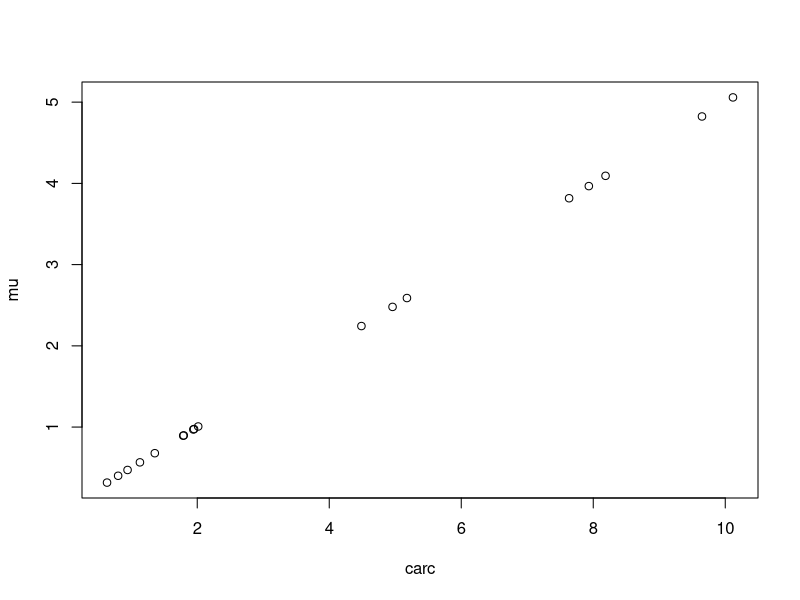
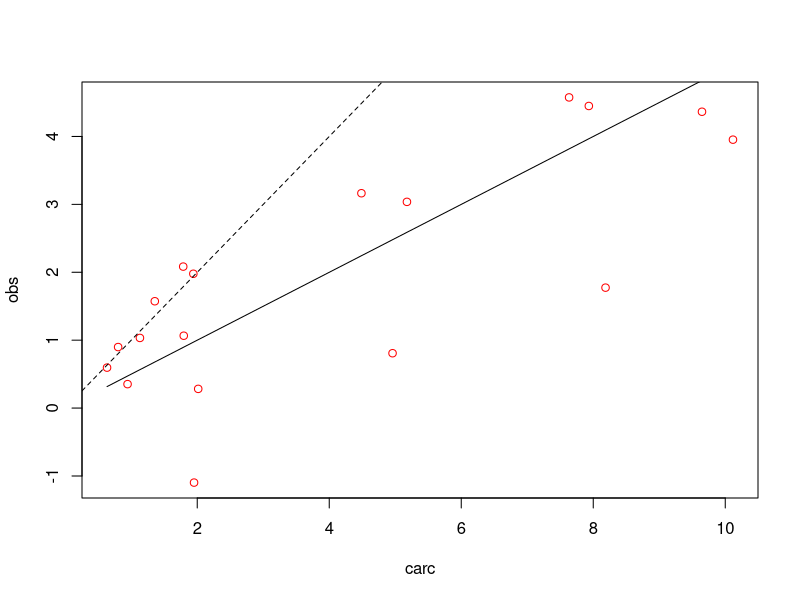
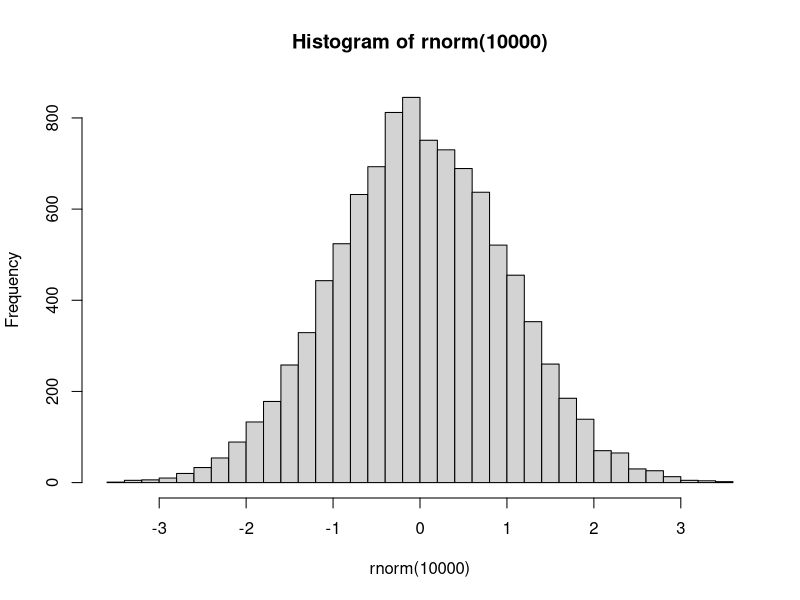
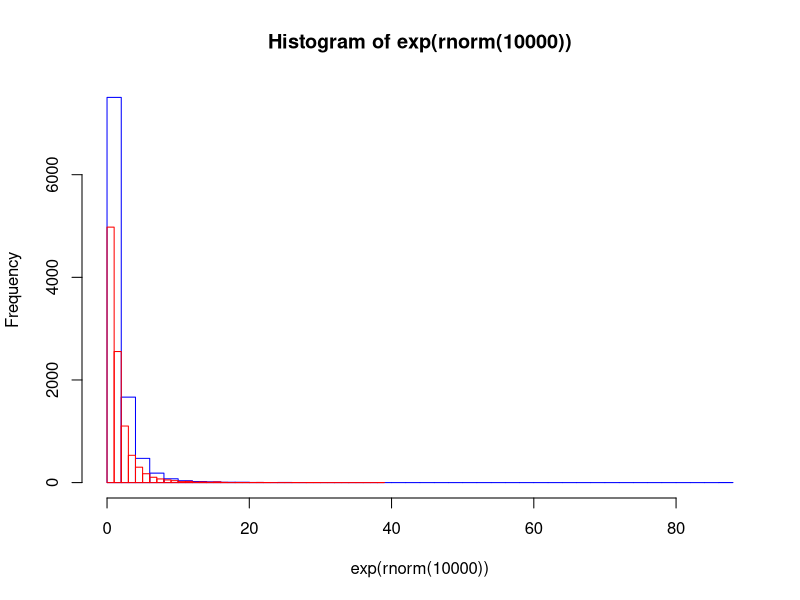
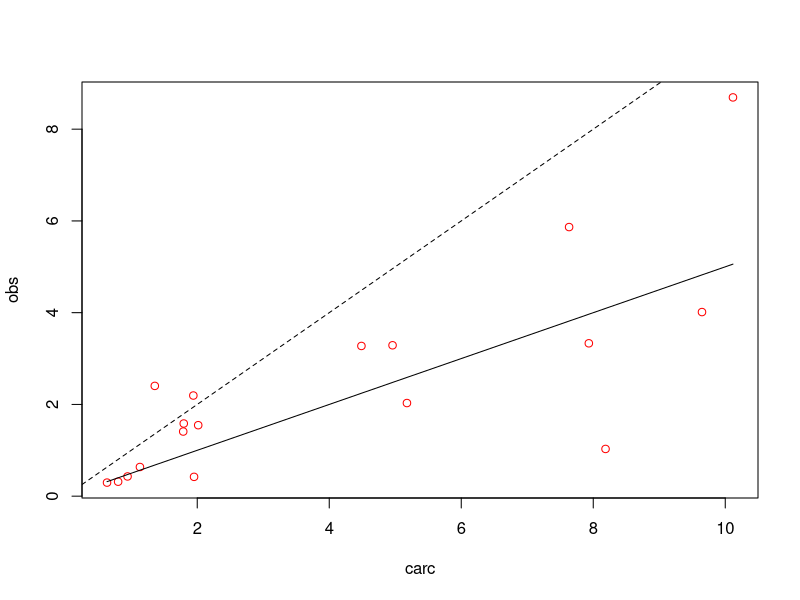
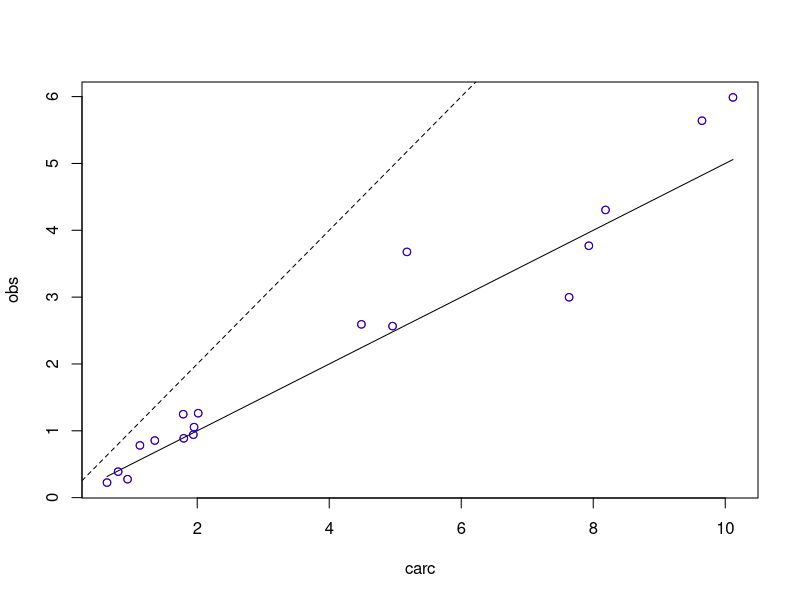
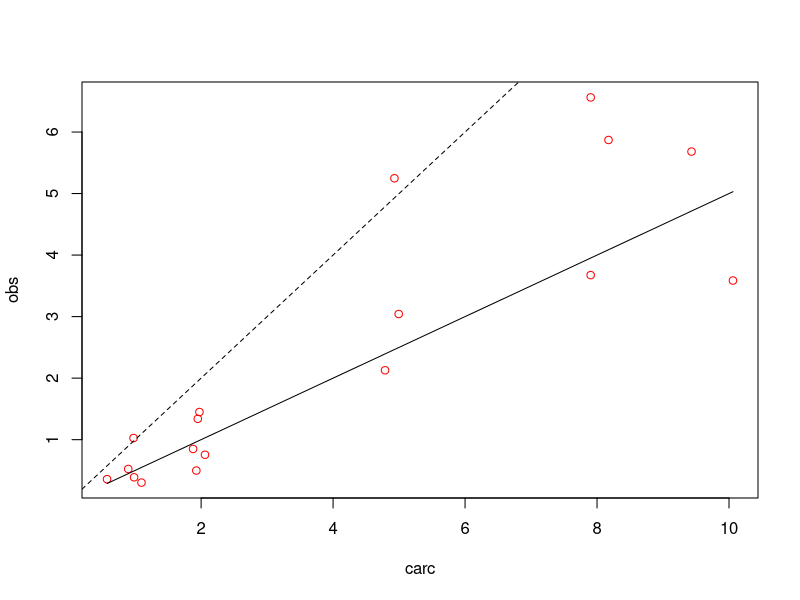
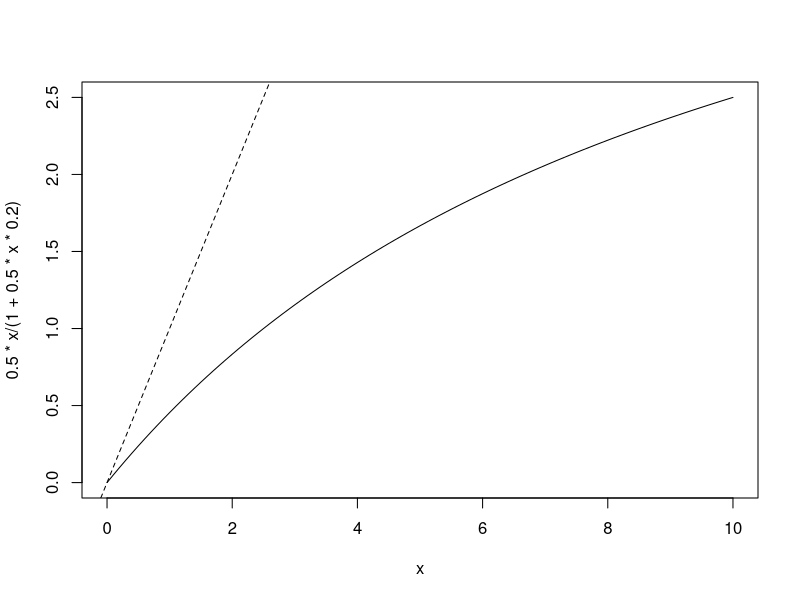

Write R code to recreate these figures, in order.
## ---- chunk 1
#| include: false
set.seed(101)
## ---- chunk 2
n <- 18 # number of aquaria

carc <- runif(n, min=0.2, max = 10)
carc
## ---- chunk 3
# actual numbers of carcasses used in each replicate
n_carc <- c( rep(1, 5), rep(2, 5), rep(5, 3), rep(8, 3), rep(10, 2) )

# now let's draw random carcass sizes and 
carc <- rnorm(n=18, mean = 1*n_carc, sd = 0.25) # mean of 1g/carc
carc
## ---- chunk 4
a <- 0.5 # attack rate in g/48h
## ---- chunk 5
mu <- 0.5*carc # the expected or mean amount of carcass eaten.
## ---- chunk 6
plot(mu ~ carc)
## ---- chunk 7
obs <- rnorm(n, mean = mu, sd = 1)

plot(obs ~ carc, col = "red") # observations
lines(mu ~ carc) # "expected" relationships
abline(a=0, b=1, lty=2) # a 1:1 line just for context
## ---- chunk 8
# Normal distribution
hist(rnorm(1e4), breaks = 50)
# exponentiated normal distribution
hist(exp(rnorm(1e4)), breaks = 50, border = "blue", col = NA)
# the lognormal distribution is the same as the exponentiated normal
hist(rlnorm(1e4), breaks = 50, border = "red", col = NA, add = T)
## ---- chunk 9
obs <- rlnorm(n, meanlog = log(mu), sdlog =1/2)

plot(obs ~ carc, col = "red") # observations
lines(mu ~ carc) # predicted line
abline(a=0, b=1, lty=2) # a 1:1 line just for context

## ---- chunk 10
obs <- rlnorm(n, meanlog = log(mu), sdlog =1/3)

plot(obs ~ carc, col = "red") # observations
lines(mu ~ carc) # predicted line
abline(a=0, b=1, lty=2) # a 1:1 line just for context
points(obs ~ carc, col = "blue") # new observations
## ---- chunk 11
a <- 1/2 # attack rate
n <- 18 # number of aquaria
mean_c <- 1 # 1 g
n_carc <- c( rep(1, 5), rep(2, 5), rep(5, 3), rep(8, 3), rep(10, 2) ) # number of carcasses in each aquarium
carc <- rnorm(n=18, mean = mean_c*n_carc, sd = 0.25) # carcass weights in each aquarium
mu <- a * carc
obs <- rlnorm(n, meanlog = log(mu), sdlog =1/2)

plot(obs ~ carc, col = "red") # observations
lines(mu ~ carc) # predicted line
abline(a=0, b=1, lty=2) # a 1:1 line just for context
## ---- chunk 12
# attack rate is 0.5, 
# handling time is 0.2 (20% of the duration of the experiment)
# x is the initial carcass mass
curve(0.5*x/(1+0.5*x*0.2), from = 0, to = 10)
abline(a=0, b=1, lty=2)
## ---- chunk 13
a <- 1/2 # attack rate
h <- 0.2 # handling time
n <- 18 # number of aquaria
mean_c <- 1 # 1 g
n_carc <- c( rep(1, 5), rep(2, 5), rep(5, 3), rep(8, 3), rep(10, 2) ) # number of carcasses in each aquarium
carc <- rnorm(n=18, mean = mean_c*n_carc, sd = 0.25) # carcass weights in each aquarium
mu <- a*carc/(1 + a*carc*h)
obs <- rlnorm(n, meanlog = log(mu), sdlog =1/2)

plot(obs ~ carc, col = "blue") # observations
curve(a*x, col = "red", add = T) # expectation for Type I
curve(a*x/(1 + a*x*h), col = "blue", add = T) # expectation for Type II
abline(a=0, b=1, lty=2) # a 1:1 line just for context
